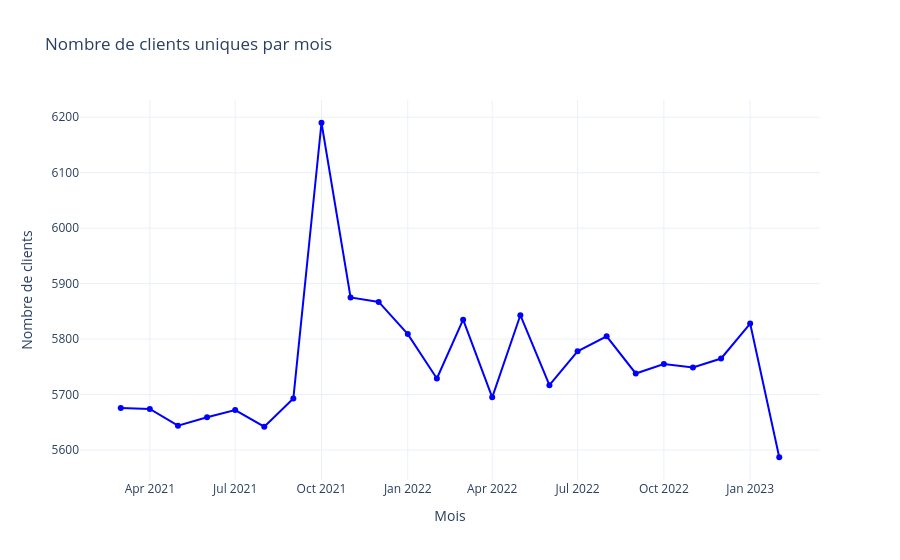

Notebook source saved alongside this figure:
### Code cell
# Calcul du nombre de clients uniques par mois
clients_par_mois = df_transactions_products_customers.groupby('mois')['client_id'].nunique().reset_index()
clients_par_mois.columns = ['mois', 'nb_clients']

# Conversion du format Period en string
clients_par_mois['mois'] = clients_par_mois['mois'].astype(str)

# Graphique interactif
fig = px.line(
    clients_par_mois,
    x='mois',
    y='nb_clients',
    title="Nombre de clients uniques par mois",
    markers=True,
    labels={'mois': 'Mois', 'nb_clients': 'Clients'},
    hover_data={'mois': True, 'nb_clients': True},
    color_discrete_sequence=['blue']
)

fig.update_layout(
    xaxis_title="Mois",
    yaxis_title="Nombre de clients",
    hoverlabel=dict(bgcolor="white", font_size=12),
    template="plotly_white"
)

fig.show()

### Figure 1 — Plotly figure (JSON) as saved in the notebook; plotly's stock layout.template omitted (floating-point values rounded to 4 significant figures)
{"data": [{"hovertemplate": "Mois=%{x}<br>Clients=%{y}<extra></extra>", "legendgroup": "", "line": {"color": "blue", "dash": "solid"}, "marker": {"symbol": "circle"}, "mode": "lines+markers", "name": "", "orientation": "v", "showlegend": false, "type": "scatter", "x": ["2021-03", "2021-04", "2021-05", "2021-06", "2021-07", "2021-08", "2021-09", "2021-10", "2021-11", "2021-12", "2022-01", "2022-02", "2022-03", "2022-04", "2022-05", "2022-06", "2022-07", "2022-08", "2022-09", "2022-10", "2022-11", "2022-12", "2023-01", "2023-02"], "xaxis": "x", "y": [5676, 5674, 5644, 5659, 5672, 5642, 5693, 6190, 5875, 5867, 5809, 5729, 5835, 5695, 5843, 5717, 5778, 5805, 5738, 5755, 5749, 5765, 5828, 5587], "yaxis": "y"}], "layout": {"hoverlabel": {"bgcolor": "white", "font": {"size": 12}}, "legend": {"tracegroupgap": 0}, "title": {"text": "Nombre de clients uniques par mois"}, "xaxis": {"anchor": "y", "domain": [0, 1], "title": {"text": "Mois"}}, "yaxis": {"anchor": "x", "domain": [0, 1], "title": {"text": "Nombre de clients"}}}}
